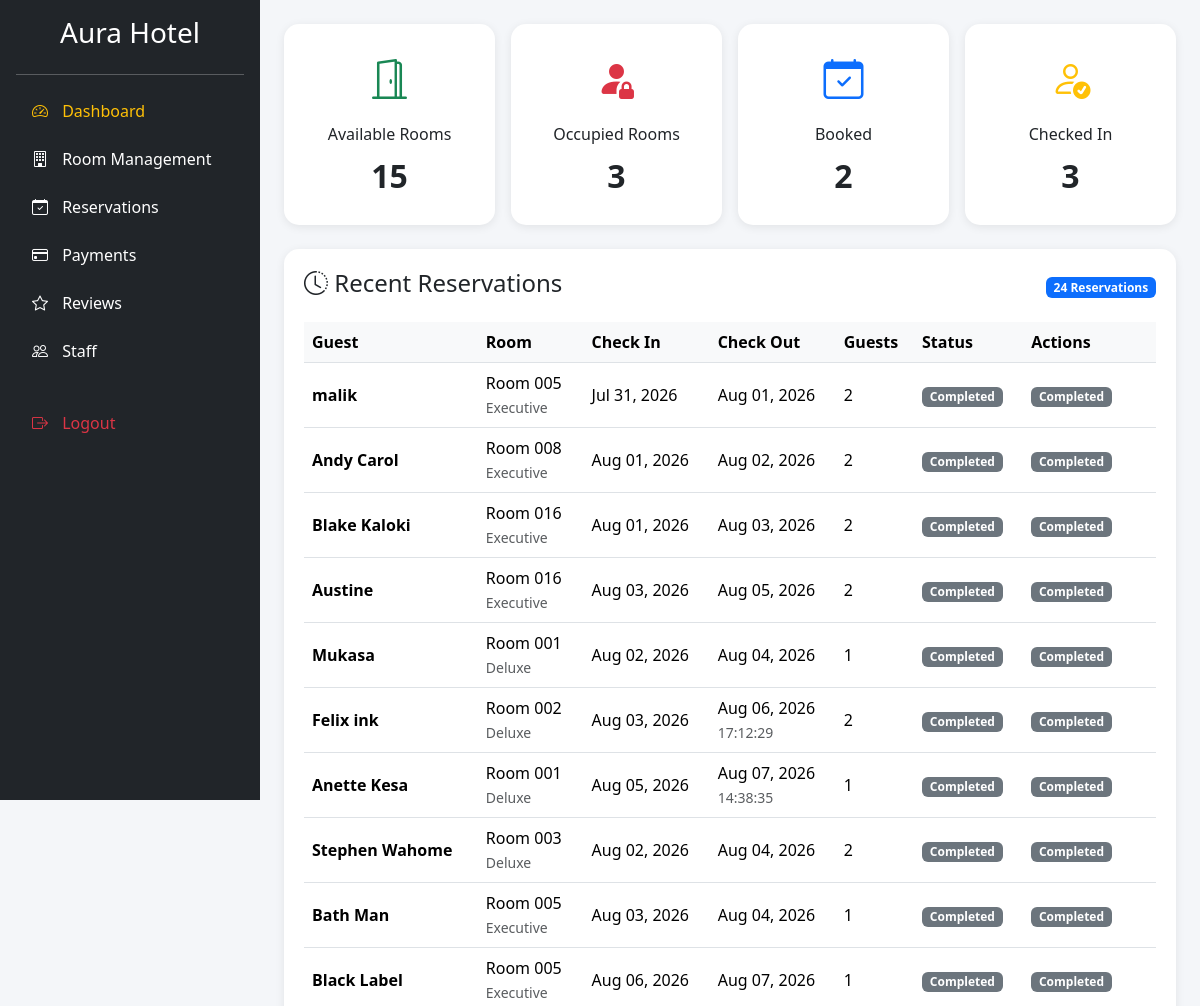
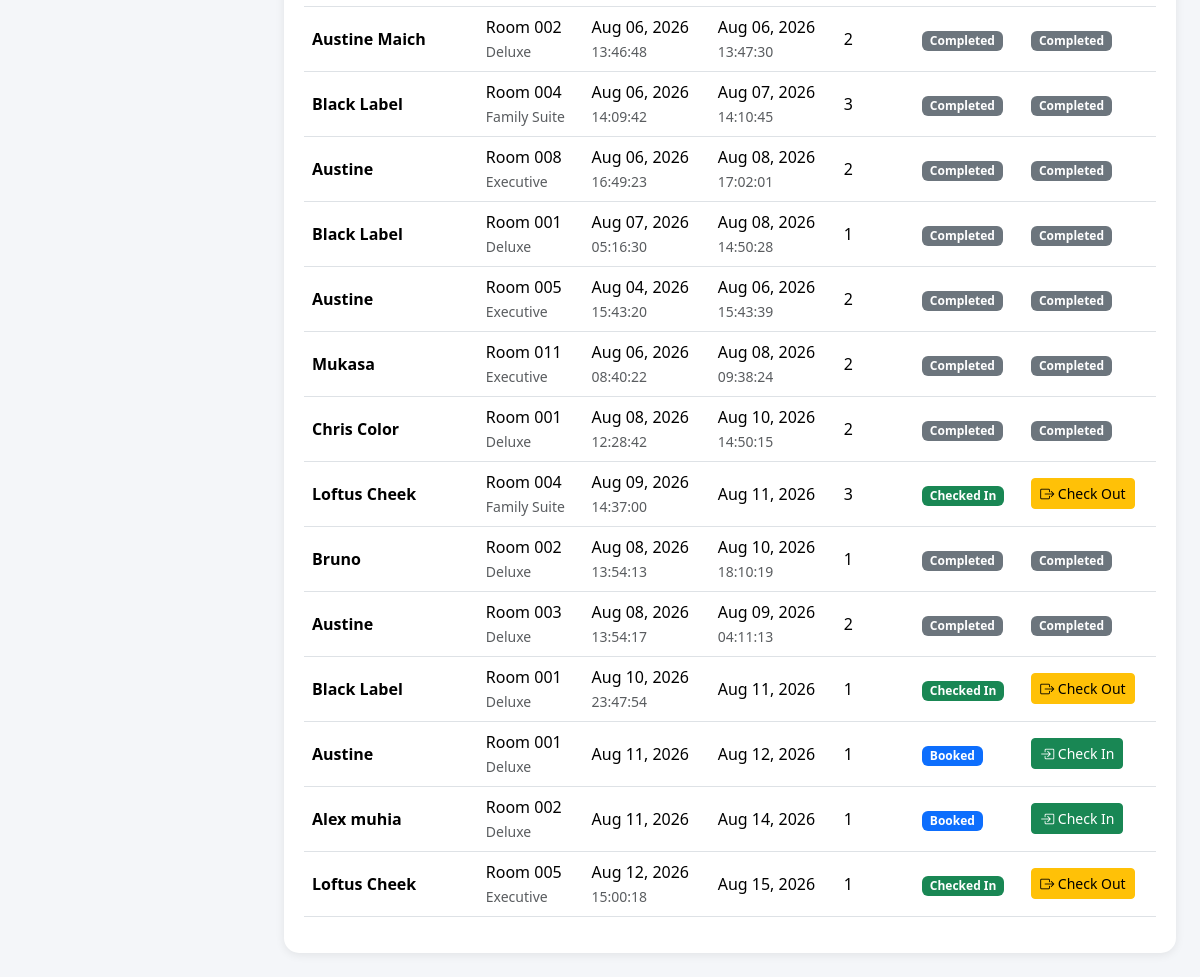
Page /reservations/reservation-management/ on the committed database (2 pictures, top to bottom).
### reservations/models.py (models this page shows, shortened)
class Reservation(models.Model):
    STATUS_CHOICES = [
        ('Booked', 'Booked'),
        ('Checked In', 'Checked In'),
        ('Pending Checkout', 'Pending Checkout'),
        ('Completed', 'Completed'),
        ('Cancelled', 'Cancelled'),
    ]
    PAYMENT_CHOICES = [
        ('Pending', 'Pending'),
        ('Paid', 'Paid'),
    ]
    user = models.ForeignKey(
        User,
        on_delete=models.CASCADE,
        null=True,
        blank=True
    )
    guest_name = models.CharField(max_length=100)
    email = models.EmailField()
    phone = models.CharField(max_length=20)
    room = models.ForeignKey(
        Room,
        on_delete=models.CASCADE
    )
    check_in = models.DateField()
    check_out = models.DateField()
    check_in_time = models.DateTimeField(
        null=True,
        blank=True
    )
    check_out_time = models.DateTimeField(
        null=True,
        blank=True
    )
    guests = models.IntegerField()
    special_requests = models.TextField(
        blank=True,
        null=True
    )
    status = models.CharField(
        max_length=20,
        choices=STATUS_CHOICES,
        default='Booked'
    )
    payment_status = models.CharField(
        max_length=20,
        choices=PAYMENT_CHOICES,
        default='Pending'
    )
    created_at = models.DateTimeField(
    auto_now_add=True
    )

### rooms/models.py (models this page shows, shortened)
class Room(models.Model):
    STATUS_CHOICES = [
        ('Available', 'Available'),
        ('Occupied', 'Occupied'),
        ('Cleaning', 'Cleaning'),
        ('Maintenance', 'Maintenance'),
    ]
    room_number = models.CharField(max_length=10)
    room_type = models.CharField(max_length=50)
    price = models.DecimalField(
        max_digits=10,
        decimal_places=2
    )
    status = models.CharField(
        max_length=20,
        choices=STATUS_CHOICES,
        default='Available'
    )

### reservations/views.py (the view)
# urls.py: path('reservation-management/', views.reservation_management, name='reservation_management'),
def reservation_management(request):
    reservations = Reservation.objects.all()
    available_rooms = Room.objects.filter(
        status='Available'
    ).count()
    occupied_rooms = Room.objects.filter(
        status='Occupied'
    ).count()
    booked_reservations = Reservation.objects.filter(
        status='Booked'
    ).count()
    checked_in_guests = Reservation.objects.filter(
        status='Checked In'
    ).count()
    context = {
        'reservations': reservations,
        'available_rooms': available_rooms,
        'occupied_rooms': occupied_rooms,
        'booked_reservations': booked_reservations,
        'checked_in_guests': checked_in_guests,
    }
    return render(
        request,
        'reservation_management.html',
        context
    )

### hotel/templates/reservation_management.html (shortened to what this page needs)
<!DOCTYPE html>
<html lang="en">
<head>
    <link href="https://cdn.jsdelivr.net/npm/bootstrap@5.3.3/dist/css/bootstrap.min.css"
          rel="stylesheet">
    <link rel="stylesheet"
          href="https://cdn.jsdelivr.net/npm/bootstrap-icons@1.11.3/font/bootstrap-icons.min.css">
</head>
<body>
<div class="d-flex align-items-start">
    <div class="bg-dark text-white p-3"
         style="width:260px; min-height:100vh; position:sticky; top:0; overflow-y:auto;">
        <h3 class="text-center mb-4">
            Aura Hotel
        </h3>
        <hr>
        <ul class="nav flex-column">
            <li class="nav-item mb-2">
                <a href="{% url 'reception_dashboard' %}"
                   class="nav-link text-warning">
                    <i class="bi bi-speedometer2"></i>
                    Dashboard
                </a>
            </li>
            <li class="nav-item mb-2">
                <a href="{% url 'room_management' %}"
                   class="nav-link text-white">
                    <i class="bi bi-building"></i>
                    Room Management
                </a>
            </li>
            <li class="nav-item mb-2">
                <a href="/reservations/"
                   class="nav-link text-white">
                    <i class="bi bi-calendar-check"></i>
                    Reservations
                </a>
            </li>
            <li class="nav-item mb-2">
                <a href="/payments/"
                   class="nav-link text-white">
                    <i class="bi bi-credit-card"></i>
                    Payments
                </a>
            </li>
            <li class="nav-item mb-2">
                <a href="/reviews/"
                   class="nav-link text-white">
                    <i class="bi bi-star"></i>
                    Reviews
                </a>
            </li>
            <li class="nav-item mb-2">
                <a href="/staff/"
                   class="nav-link text-white">
                    <i class="bi bi-people"></i>
                    Staff
                </a>
            </li>
            <li class="nav-item mt-4">
                <a href="{% url 'logout' %}"
                   class="nav-link text-danger">
                    <i class="bi bi-box-arrow-right"></i>
                    Logout
                </a>
            </li>
        </ul>
    </div>
    <div class="flex-grow-1 p-4">
        <div class="row g-3 mb-4">
            <div class="col-lg-3 col-md-6">
                <div class="summary-card">
                    <i class="bi bi-door-open fs-1 text-success"></i>
                    <h6 class="mt-3">Available Rooms</h6>
                    <div class="summary-number">
                        {{ available_rooms }}
                    </div>
                </div>
            </div>
            <div class="col-lg-3 col-md-6">
                <div class="summary-card">
                    <i class="bi bi-person-fill-lock fs-1 text-danger"></i>
                    <h6 class="mt-3">Occupied Rooms</h6>
                    <div class="summary-number">
                        {{ occupied_rooms }}
                    </div>
                </div>
            </div>
            <div class="col-lg-3 col-md-6">
                <div class="summary-card">
                    <i class="bi bi-calendar-check fs-1 text-primary"></i>
                    <h6 class="mt-3">Booked</h6>
                    <div class="summary-number">
                        {{ booked_reservations }}
                    </div>
                </div>
            </div>
            <div class="col-lg-3 col-md-6">
                <div class="summary-card">
                    <i class="bi bi-person-check fs-1 text-warning"></i>
                    <h6 class="mt-3">Checked In</h6>
                    <div class="summary-number">
                        {{ checked_in_guests }}
                    </div>
                </div>
            </div>
        </div>
        <div class="table-card">
            <div class="d-flex justify-content-between align-items-center mb-3">
                <h4>
                    <i class="bi bi-clock-history"></i>
                    Recent Reservations
                </h4>
                <span class="badge bg-primary">
                    {{ reservations|length }} Reservations
                </span>
            </div>
            <div class="table-responsive">
                <table class="table table-hover align-middle">
                    <thead>
                        <tr>
                            <th>Guest</th>
                            <th>Room</th>
                            <th>Check In</th>
                            <th>Check Out</th>
                            <th>Guests</th>
                            <th>Status</th>
                            <th>Actions</th>
                        </tr>
                    </thead>
                    <tbody>
                        {% for reservation in reservations %}
                        <tr>
                            <td class="fw-semibold">
                                {{ reservation.guest_name }}
                            </td>
                            <td>
                                Room {{ reservation.room.room_number }}
                                <br>
                                <small class="text-muted">
                                    {{ reservation.room.room_type }}
                                </small>
                            </td>
                                    <td>
                                        {{ reservation.check_in|date:"M d, Y" }}
                                        <br>
                                        <small class="text-muted">
                                            {{ reservation.check_in_time|date:"H:i:s" }}
                                        </small>
                                    </td>
                                    <td>
                                        {{ reservation.check_out|date:"M d, Y" }}
                                        <br>
                                        <small class="text-muted">
                                            {{ reservation.check_out_time|date:"H:i:s" }}
                                        </small>
                                    </td>
                            <td>
                                {{ reservation.guests }}
                            </td>
                            <td>
                                {% if reservation.status == 'Booked' %}
                                    <span class="badge bg-primary">
                                        Booked
                                    </span>
                                {% elif reservation.status == 'Checked In' %}
                                    <span class="badge bg-success">
                                        Checked In
                                    </span>
                                {% elif reservation.status == 'Completed' %}
                                    <span class="badge bg-secondary">
                                        Completed
                                    </span>
                                {% elif reservation.status == 'Cancelled' %}
                                    <span class="badge bg-danger">
                                        Cancelled
                                    </span>
                                {% endif %}
                            </td>
                            <td>
                                {% if reservation.status == 'Booked' %}
                                    <a href="{% url 'check_in_guest' reservation.id %}"
                                       class="btn btn-success btn-sm">
                                        <i class="bi bi-box-arrow-in-right"></i>
                                        Check In
                                    </a>
                                {% elif reservation.status == 'Checked In' %}
                                <a href="{% url 'check_out_guest' reservation.id %}"
                                class="btn btn-warning btn-sm">
                                        <i class="bi bi-box-arrow-right"></i>
                                        Check Out
                                    </a>
                                {% elif reservation.status == 'Completed' %}
                                    <span class="badge bg-secondary">
                                        Completed
                                    </span>
                                {% elif reservation.status == 'Cancelled' %}
                                    <span class="badge bg-danger">
                                        Cancelled
                                    </span>
                                {% endif %}
                            </td>
                        </tr>
                        {% endfor %}
                    </tbody>
                </table>
            </div>
        </div>
    </div>
</div>
</body>
</html>

### hotel/templates/reservation_management.html (style rules this page uses)
body { background:#f4f6f9; }
.header-card, .summary-card, .table-card, .action-card { background:#fff; border-radius:15px; box-shadow:0 2px 10px rgba(0,0,0,.08); }
.summary-card { padding:25px; text-align:center; transition:.3s; height:100%; }
.summary-number { font-size:2rem; font-weight:bold; }
.table-card { padding:20px; }
.table th { background:#f8f9fa; }
.nav-link { border-radius:10px; transition:.3s; }
.nav-link i { margin-right:10px; }

### rows in the picture
Reservation: guest_name "malik", room.room_number "005", room.room_type "Executive", check_in "Jul 31, 2026", check_out "Aug 01, 2026", guests "2", status "Completed"
Reservation: guest_name "Andy Carol", room.room_number "008", room.room_type "Executive", check_in "Aug 01, 2026", check_out "Aug 02, 2026", guests "2", status "Completed"
Reservation: guest_name "Blake Kaloki", room.room_number "016", room.room_type "Executive", check_in "Aug 01, 2026", check_out "Aug 03, 2026", guests "2", status "Completed"
Reservation: guest_name "Austine", room.room_number "016", room.room_type "Executive", check_in "Aug 03, 2026", check_out "Aug 05, 2026", guests "2", status "Completed"
Reservation: guest_name "Mukasa", room.room_number "001", room.room_type "Deluxe", check_in "Aug 02, 2026", check_out "Aug 04, 2026", guests "1", status "Completed"
Reservation: guest_name "Felix ink", room.room_number "002", room.room_type "Deluxe", check_in "Aug 03, 2026", check_out "Aug 06, 2026", check_out_time "17:12:29", guests "2", status "Completed"
Reservation: guest_name "Anette Kesa", room.room_number "001", room.room_type "Deluxe", check_in "Aug 05, 2026", check_out "Aug 07, 2026", check_out_time "14:38:35", guests "1", status "Completed"
Reservation: guest_name "Stephen Wahome", room.room_number "003", room.room_type "Deluxe", check_in "Aug 02, 2026", check_out "Aug 04, 2026", guests "2", status "Completed"
Reservation: guest_name "Bath Man", room.room_number "005", room.room_type "Executive", check_in "Aug 03, 2026", check_out "Aug 04, 2026", guests "1", status "Completed"
Reservation: guest_name "Black Label", room.room_number "005", room.room_type "Executive", check_in "Aug 06, 2026", check_out "Aug 07, 2026", guests "1", status "Completed"
Reservation: guest_name "Austine Maich", room.room_number "002", room.room_type "Deluxe", check_in "Aug 06, 2026", check_in_time "13:46:48", check_out "Aug 06, 2026", check_out_time "13:47:30", guests "2", status "Completed"
Reservation: guest_name "Black Label", room.room_number "004", room.room_type "Family Suite", check_in "Aug 06, 2026", check_in_time "14:09:42", check_out "Aug 07, 2026", check_out_time "14:10:45", guests "3", status "Completed"
Reservation: guest_name "Austine", room.room_number "008", room.room_type "Executive", check_in "Aug 06, 2026", check_in_time "16:49:23", check_out "Aug 08, 2026", check_out_time "17:02:01", guests "2", status "Completed"
Reservation: guest_name "Black Label", room.room_number "001", room.room_type "Deluxe", check_in "Aug 07, 2026", check_in_time "05:16:30", check_out "Aug 08, 2026", check_out_time "14:50:28", guests "1", status "Completed"
Reservation: guest_name "Austine", room.room_number "005", room.room_type "Executive", check_in "Aug 04, 2026", check_in_time "15:43:20", check_out "Aug 06, 2026", check_out_time "15:43:39", guests "2", status "Completed"
Reservation: guest_name "Mukasa", room.room_number "011", room.room_type "Executive", check_in "Aug 06, 2026", check_in_time "08:40:22", check_out "Aug 08, 2026", check_out_time "09:38:24", guests "2", status "Completed"
Reservation: guest_name "Chris Color", room.room_number "001", room.room_type "Deluxe", check_in "Aug 08, 2026", check_in_time "12:28:42", check_out "Aug 10, 2026", check_out_time "14:50:15", guests "2", status "Completed"
Reservation: guest_name "Loftus Cheek", room.room_number "004", room.room_type "Family Suite", check_in "Aug 09, 2026", check_in_time "14:37:00", check_out "Aug 11, 2026", guests "3", status "Checked In"
Reservation: guest_name "Bruno", room.room_number "002", room.room_type "Deluxe", check_in "Aug 08, 2026", check_in_time "13:54:13", check_out "Aug 10, 2026", check_out_time "18:10:19", guests "1", status "Completed"
Reservation: guest_name "Austine", room.room_number "003", room.room_type "Deluxe", check_in "Aug 08, 2026", check_in_time "13:54:17", check_out "Aug 09, 2026", check_out_time "04:11:13", guests "2", status "Completed"
Reservation: guest_name "Black Label", room.room_number "001", room.room_type "Deluxe", check_in "Aug 10, 2026", check_in_time "23:47:54", check_out "Aug 11, 2026", guests "1", status "Checked In"
Reservation: guest_name "Austine", room.room_number "001", room.room_type "Deluxe", check_in "Aug 11, 2026", check_out "Aug 12, 2026", guests "1", status "Booked"
Reservation: guest_name "Alex muhia", room.room_number "002", room.room_type "Deluxe", check_in "Aug 11, 2026", check_out "Aug 14, 2026", guests "1", status "Booked"
Reservation: guest_name "Loftus Cheek", room.room_number "005", room.room_type "Executive", check_in "Aug 12, 2026", check_in_time "15:00:18", check_out "Aug 15, 2026", guests "1", status "Checked In"

### other values in the picture
{{ available_rooms }} "15"
{{ occupied_rooms }} "3"
{{ booked_reservations }} "2"
{{ checked_in_guests }} "3"
{{ reservations|length }} "24"
